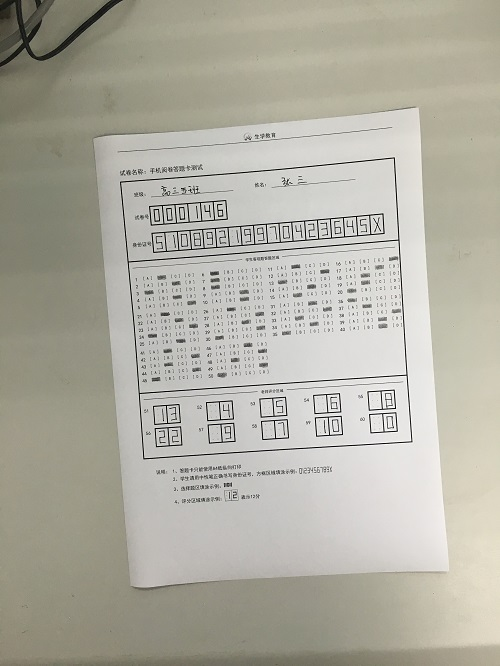
#> input picture test1.jpg, 500 x 666 px
$ python -i recg_opencv.1.py   (imports and definitions only)   (older library calls are emulated)
#> lines starting #> are read from the running program, lines starting #| are printed output that depends on the picture; after the words box and inside, x2 and y2 are one past the last pixel; in counts of white or black regions, pixels touching at a corner belong together
import cv2
import matplotlib.pyplot as plt
import imutils
from imutils.perspective import four_point_transform

def recognize_img(path):
    #读入图片
#> called with path = 'test1.jpg'
    image = cv2.imread(path)
#> image is the input picture: shape (666, 500, 3); mean B, G, R 162.8, 174.4, 176.5
    #转换为灰度图像
    gray = cv2.cvtColor(image, cv2.COLOR_BGR2GRAY)
    #高斯滤波
    blurred = cv2.GaussianBlur(gray, (3, 3), 0)
    #自适应二值化方法
    blurred=cv2.adaptiveThreshold(blurred,255,cv2.ADAPTIVE_THRESH_MEAN_C,cv2.THRESH_BINARY,51,2)
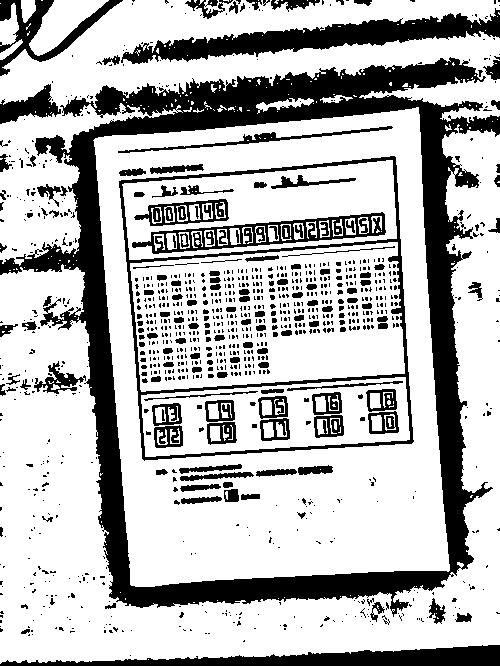
#> blurred: shape (666, 500); 71.9% white; 1048 black regions (864 under 20 px), largest, box (x1, y1, x2, y2) and area: (0, 57, 500, 617) 47128, (121, 8, 500, 64) 7195, (119, 156, 414, 461) 5394
    '''
    adaptiveThreshold函数：第一个参数src指原图像，原图像应该是灰度图。
        第二个参数x指当像素值高于（有时是小于）阈值时应该被赋予的新的像素值
        第三个参数adaptive_method 指： CV_ADAPTIVE_THRESH_MEAN_C 或 CV_ADAPTIVE_THRESH_GAUSSIAN_C
        第四个参数threshold_type  指取阈值类型：必须是下者之一
                                    •  CV_THRESH_BINARY,
                            • CV_THRESH_BINARY_INV
        第五个参数 block_size 指用来计算阈值的象素邻域大小: 3, 5, 7, ...
        第六个参数param1    指与方法有关的参数。对方法CV_ADAPTIVE_THRESH_MEAN_C 和 CV_ADAPTIVE_THRESH_GAUSSIAN_C， 它是一个从均值或加权均值提取的常数, 尽管它可以是负数。
    '''
    #这一步可有可无，主要是增加一圈白框，以免刚好卷子边框压线后期边缘检测无果。好的样本图就不用考虑这种问题
    blurred=cv2.copyMakeBorder(blurred,5,5,5,5,cv2.BORDER_CONSTANT,value=(255,255,255))
#> blurred: shape (676, 510); 72.8% white; 1048 black regions (864 under 20 px), largest, box (x1, y1, x2, y2) and area: (5, 62, 505, 622) 47128, (126, 13, 505, 69) 7195, (124, 161, 419, 466) 5394

    #canny边缘检测
    edged = cv2.Canny(blurred, 10, 100)
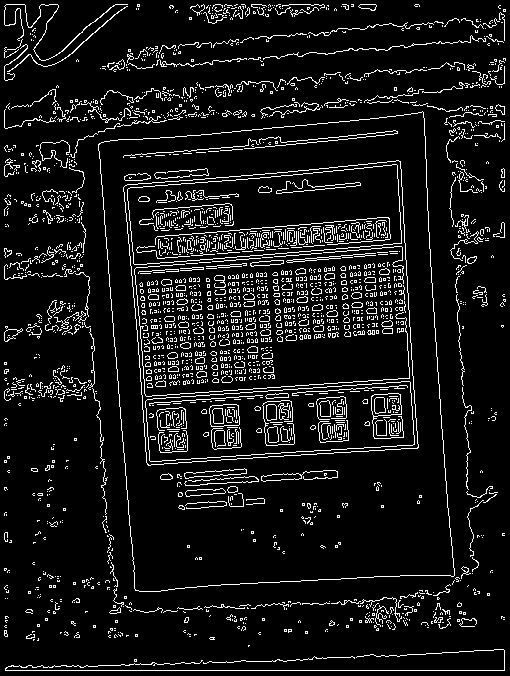
#> edged: shape (676, 510); 8.8% white in thin lines or dots

    # 从边缘图中寻找轮廓，然后初始化答题卡对应的轮廓
    '''
    findContours
    image -- 要查找轮廓的原图像
    mode -- 轮廓的检索模式，它有四种模式：
        cv2.RETR_EXTERNAL  表示只检测外轮廓
        cv2.RETR_LIST 检测的轮廓不建立等级关系
        cv2.RETR_CCOMP 建立两个等级的轮廓，上面的一层为外边界，里面的一层为内孔的边界信息。如果内孔内还有一个连通物体，
                这个物体的边界也在顶层。
        cv2.RETR_TREE 建立一个等级树结构的轮廓。
    method --  轮廓的近似办法：
        cv2.CHAIN_APPROX_NONE 存储所有的轮廓点，相邻的两个点的像素位置差不超过1，即max （abs (x1 - x2), abs(y2 - y1) == 1
        cv2.CHAIN_APPROX_SIMPLE压缩水平方向，垂直方向，对角线方向的元素，只保留该方向的终点坐标，例如一个矩形轮廓只需
                        4个点来保存轮廓信息
        cv2.CHAIN_APPROX_TC89_L1，CV_CHAIN_APPROX_TC89_KCOS使用teh-Chinl chain 近似算法
    '''
    cnts = cv2.findContours(edged, cv2.RETR_EXTERNAL,cv2.CHAIN_APPROX_SIMPLE)
#> cnts = 1075 contours, 1061 with area under 20; largest, box (x1, y1, x2, y2) and area: (98, 111, 455, 592) 145822, (4, 328, 23, 342) 120, (358, 4, 377, 11) 74, (4, 4, 128, 61) 69, (7, 6, 128, 72) 60
    cnts = cnts[0] if imutils.is_cv2() else cnts[1]
    docCnt = None
    # 确保至少有一个轮廓被找到
    if len(cnts) > 0:
        # 将轮廓按大小降序排序
        cnts = sorted(cnts, key=cv2.contourArea, reverse=True)
        # 对排序后的轮廓循环处理
        for c in cnts:
            # 获取近似的轮廓
            peri = cv2.arcLength(c, True)
            approx = cv2.approxPolyDP(c, 0.02 * peri, True)
            # 如果近似轮廓有四个顶点，那么就认为找到了答题卡
            if len(approx) == 4:
                docCnt = approx
                break
#> this loop made 1 pass
#> (peri, docCnt) on pass 1: (1604.8, [[422, 111], [98, 144], [135, 590], [454, 575]])

    newimage=image.copy()
    for i in docCnt:
        #circle函数为在图像上作图，新建了一个图像用来演示四角选取
        cv2.circle(newimage, (i[0][0],i[0][1]), 50, (255, 0, 0), -1)
#> this loop made 4 passes
#> i on passes 1 to 4: [[422, 111]], [[98, 144]], [[135, 590]], [[454, 575]]
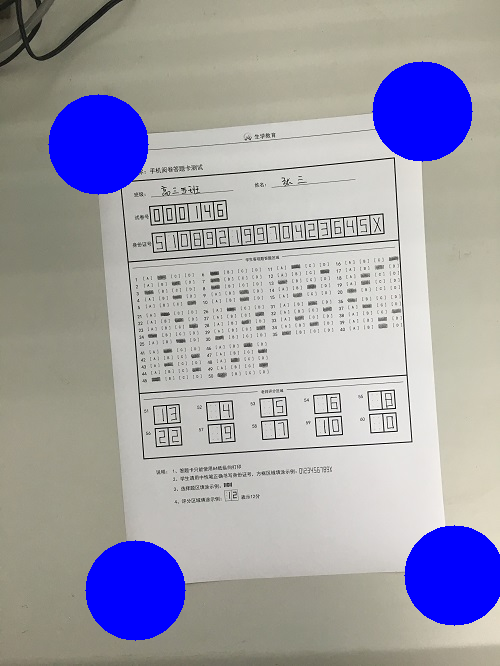
#> newimage: shape (666, 500, 3); 9.39% of pixels changed, all inside (x1, y1, x2, y2) = (48, 61, 500, 641)

    paper = four_point_transform(image, docCnt.reshape(4, 2))
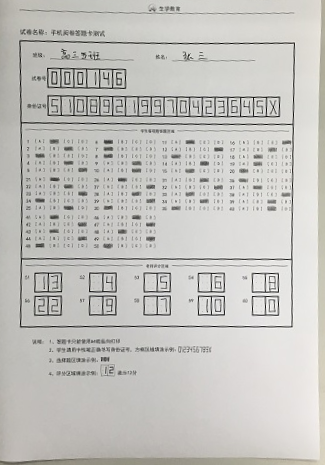
#> paper: shape (465, 325, 3); mean B, G, R 191, 194.8, 195.9
    warped = four_point_transform(gray, docCnt.reshape(4, 2))

    # 对灰度图应用二值化算法
    thresh=cv2.adaptiveThreshold(warped,255,cv2.ADAPTIVE_THRESH_MEAN_C,cv2.THRESH_BINARY,53,2)
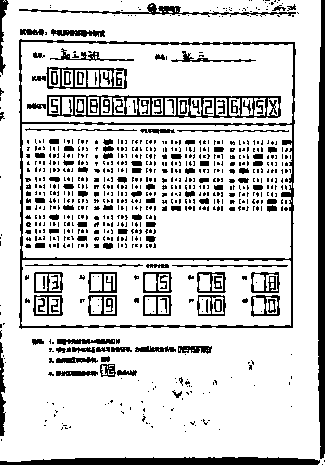
#> thresh: shape (465, 325); 82.3% white; 800 black regions (656 under 20 px), largest, box (x1, y1, x2, y2) and area: (19, 39, 296, 329) 3807, (318, 0, 325, 459) 2821, (0, 457, 320, 465) 2087
    #重塑可能用到的图像
    width1 = 2400
    height1 = 2800
    thresh = cv2.resize(thresh, (width1, height1), cv2.INTER_LANCZOS4)
#> thresh: shape (2800, 2400)
    paper = cv2.resize(paper, (width1, height1), cv2.INTER_LANCZOS4)
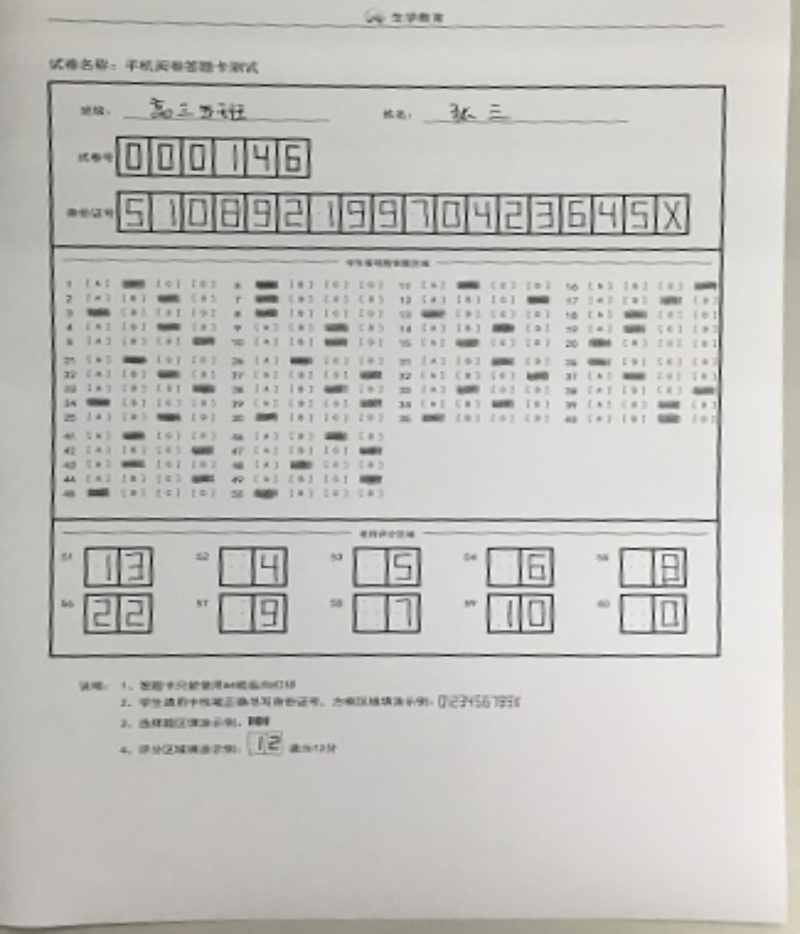
#> paper: shape (2800, 2400, 3) (shown at 1/3 size); mean B, G, R 190.9, 194.7, 195.8
    warped = cv2.resize(warped, (width1, height1), cv2.INTER_LANCZOS4)
#> warped: shape (2800, 2400)
    # [6 lines of commented-out code are left out]
    ChQImg = cv2.blur(thresh, (23, 23))

    #二进制二值化
    ChQImg = cv2.threshold(ChQImg, 100, 225, cv2.THRESH_BINARY)[1]
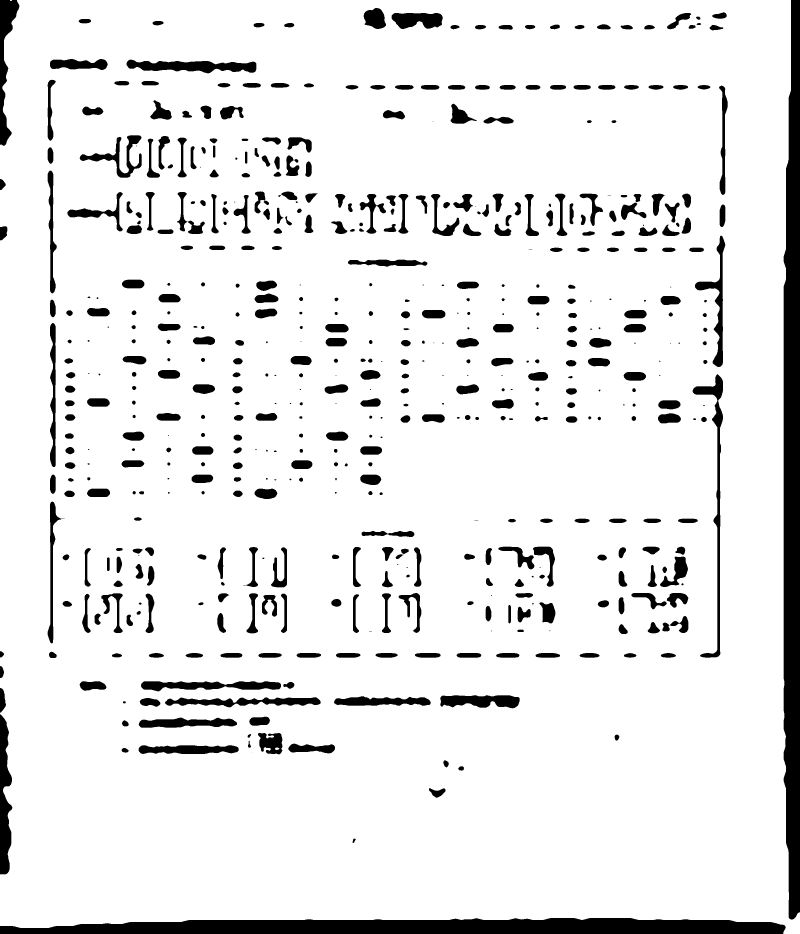
#> ChQImg: shape (2800, 2400) (shown at 1/3 size); values 0 (black) and 225 (white), 90.7% white; 551 black regions (54 under 20 px)

    '''
        threshold参数说明
        第一个参数 src    指原图像，原图像应该是灰度图。
    第二个参数 x      指用来对像素值进行分类的阈值。
    第三个参数 y      指当像素值高于（有时是小于）阈值时应该被赋予的新的像素值
    第四个参数 Methods  指，不同的不同的阈值方法，这些方法包括：
                    •cv2.THRESH_BINARY
                    •cv2.THRESH_BINARY_INV
                    •cv2.THRESH_TRUNC
                    •cv2.THRESH_TOZERO
                    •cv2.THRESH_TOZERO_INV
    '''

    Answer = []
    # 在二值图像中查找轮廓
    cnts = cv2.findContours(ChQImg, cv2.RETR_TREE, cv2.CHAIN_APPROX_SIMPLE)
#> cnts = 546 contours, 46 with area under 20; largest, box (x1, y1, x2, y2) and area: (0, 0, 2400, 2800) 6484436, (2077, 1122, 2170, 1974) 12080, (378, 178, 770, 221) 10332, (422, 2043, 844, 2075) 8884, (494, 2091, 963, 2123) 8468

    cnts = cnts[0] if imutils.is_cv2() else cnts[1]

    for c in cnts:
        # 计算轮廓的边界框，然后利用边界框数据计算宽高比
        (x, y, w, h) = cv2.boundingRect(c)
        if (w > 60 & h > 20)and y>900 and y<2000:
                M = cv2.moments(c)
                cX = int(M["m10"] / M["m00"])
                cY = int(M["m01"] / M["m00"])
                #绘制中心及其轮廓
                cv2.drawContours(paper, c, -1, (0, 0, 255), 5, lineType=0)
                cv2.circle(paper, (cX, cY), 7, (255, 255, 255), -1)
                #保存题目坐标信息
                Answer.append((cX, cY))
#> this loop made 546 passes
#> (x, y, w, h, cX, cY) on passes 47, 48, 63, 73, 74, 75, 76, 78, 82, 98, 116, 120: (1942, 1865, 39, 36, 1960, 1885), (1986, 1847, 80, 53, 2033, 1876), (993, 1796, 32, 25, 1008, 1808), (653, 1779, 36, 29, 666, 1790), (303, 1779, 66, 121, 340, 1825), (1999, 1778, 67, 46, 2031, 1796), (1893, 1778, 108, 51, 1948, 1797), (1195, 1778, 70, 122, 1239, 1823), (1543, 1736, 30, 26, 1557, 1750), (1979, 1669, 86, 93, 2030, 1716), (434, 1641, 29, 28, 449, 1652), (2025, 1639, 32, 26, 2042, 1651)
#> (x, y, w, h) on passes 1, 2, 3, 4, 5, 7: (0, 0, 2400, 2800), (1057, 2515, 11, 15), (1286, 2364, 52, 30), (1374, 2298, 19, 15), (1329, 2280, 18, 23), (364, 2243, 23, 16)
#> after the loop, Answer = 58 pairs, first value 155 to 2042, second value 936 to 1885

    def judgey0(y):
        if (y / 5 < 1):
            return  y + 1
        elif y / 5 < 2 and y/5>=1:
            return y % 5 + 20 + 1
        else:
            return y % 5 + 40 + 1
    def judgex0(x):
        if(x%5==1):
            return 'A'
        elif(x%5==2):
            return 'B'
        elif(x%5==3):
            return 'C'
        elif(x%5==4):
            return 'D'
    def judge0(x,y):
        if x/5<1 :
            #print(judgey0(y))
            return (judgey0(y),judgex0(x))
        elif x/5<2 and x/5>=1:
            #print(judgey0(y)+5)
            return (judgey0(y)+5,judgex0(x))
        elif x/5<3 and x/5>=2:
        # print(judgey0(y)+10)
            return (judgey0(y)+10,judgex0(x))
        else:
            #print(judgey0(y)+15)
            return (judgey0(y)+15,judgex0(x))

    IDAnswer=[]
    xt1 = [120 * i for i in range(0, 21)]
#> xt1 = [0, 120, 240, 360, 480, 600, 720, 840, 960, 1080, 1200, 1320, 1440, 1560, 1680, 1800, 1920, 2040, 2160, 2280, 2400]
    yt1 = [(73.33 * i) + 900 for i in range(0, 16)]
#> yt1 = [900, 973.3, 1046.7, 1120, 1193.3, 1266.7, 1340, 1413.3, 1486.6, 1560, 1633.3, 1706.6, 1780, 1853.3, 1926.6, 2000]

    for i in Answer:
        for j in range(0,len(xt1)-1):
            if i[0]>xt1[j] and i[0]<xt1[j+1]:
                for k in range(0,len(yt1)-1):
                    if i[1]>yt1[k] and i[1]<yt1[k+1]:
                        judge0(j,k)
                        IDAnswer.append(judge0(j,k))
#> this loop made 58 passes
#> i on passes 1 to 12: (1960, 1885), (2033, 1876), (1008, 1808), (666, 1790), (340, 1825), (2031, 1796), (1948, 1797), (1239, 1823), (1557, 1750), (2030, 1716), (449, 1652), (2042, 1651)
#> after the loop, IDAnswer = 58 items
    #对答案部分重新排序，以最好的方式输出

#> (the run stopped early here; a loop or call above may not have finished)
